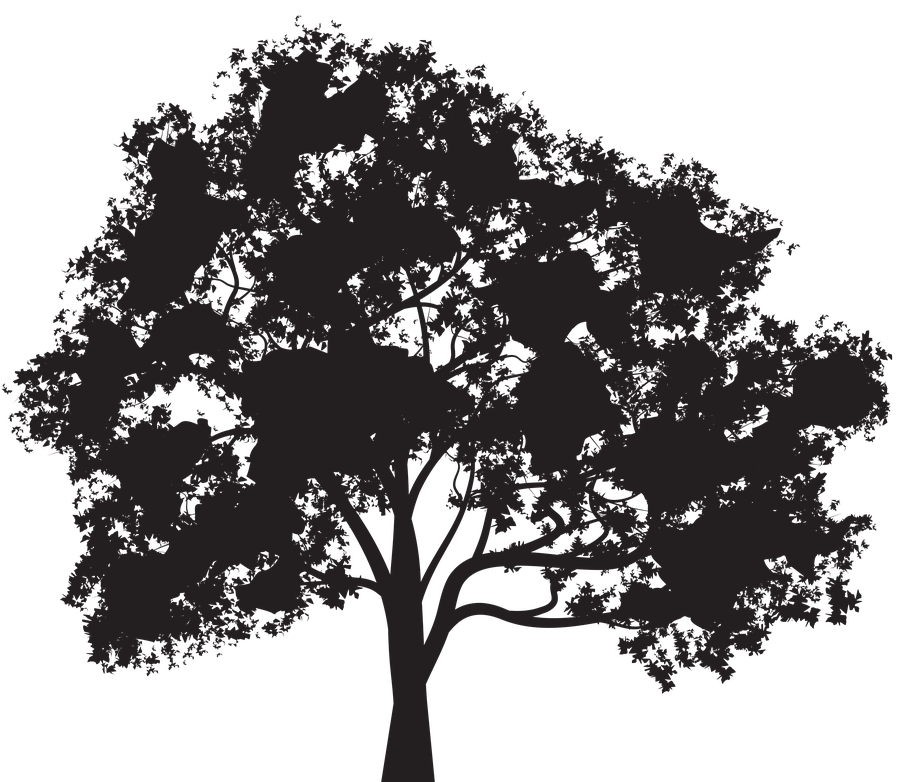
#> input picture input/arbre.png, 902 x 782 px, shrunk from 8000 x 6936 before the run
$ python -i preset_detect.py   (imports and definitions only)
#> lines starting #> are read from the running program, lines starting #| are printed output that depends on the picture
#> further down, picture is the input picture: PIL image 902x782 RGBA; mean R, G, B, A 18, 15.8, 16.3, 117.7
"""Détection automatique du preset intégré adapté à une image.

Module pur, sans GUI ni thread : `detect_preset()` classe une image PIL en
« bw » (trait, deux tons), « poster » (peu de couleurs plates) ou « photo »
(le reste) d'après deux mesures bon marché sur une vignette de 256 px —
bimodalité de l'histogramme de luminance et saturation moyenne, puis
dénombrement des couleurs après quantification.

L'image passée en argument n'est JAMAIS mutée : la vignette part d'un
`convert("RGBA")` (tampon privé, gère aussi P/L/CMYK) avant le
`thumbnail()` in-place — appelable depuis un thread worker pendant que la
thread GUI partage l'objet.
"""

from PIL import Image, ImageStat

_THUMB = 256            # côté max de la vignette analysée
_BW_TOP2_MIN = 0.88     # part des 2 bins de luminance dominants (16 bins)
_BW_SAT_MAX = 0.10      # saturation moyenne max pour conclure « deux tons »
_POSTER_COLORS = 16     # au plus ce nombre de couleurs plates → poster
_QUANT_COLORS = 32      # palette demandée à MEDIANCUT avant dénombrement


def detect_preset(pil_image: Image.Image) -> str:
    """Rend "bw", "poster" ou "photo" pour l'image PIL donnée.

    L'ordre des règles importe : un logo bicolore antialiasé a des bords
    gris (bins intermédiaires) mais reste bw ; un logo à trois couleurs
    plates peut atteindre un top2 élevé en luminance, la saturation le
    sort de bw ; une rampe de gris multi-tonalités n'est PAS du trait.
    """
    # Vignette privée : convert() copie avant le thumbnail() in-place.
    thumb = pil_image.convert("RGBA")
    thumb.thumbnail((_THUMB, _THUMB), Image.BILINEAR)
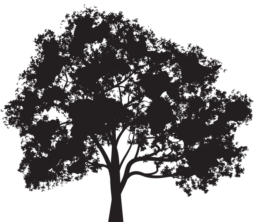
#> thumb: PIL image 256x222 RGBA; mean R, G, B, A 20, 17.6, 18.2, 117.7; transparent parts drawn white

    # Aplat sur blanc (cohérent avec flatten_to_gray du service) : un fond
    # transparent ne doit ni compter comme couleur ni fuiter en saturation.
    flat = Image.new("RGB", thumb.size, (255, 255, 255))
#> flat: PIL image 256x222 RGB; every value is 255
    flat.paste(thumb, mask=thumb.getchannel("A"))

    if _is_bw(flat):
        return "bw"
    if _is_poster(flat):
        return "poster"
    return "photo"


def _is_bw(flat: Image.Image) -> bool:
    """Deux tons : l'histogramme de luminance replié en 16 bins uniformes
    est dominé par ses deux plus gros bins, et la saturation est faible."""
    hist = flat.convert("L").histogram()          # 256 bins
#> hist = 256 values, max 23753 at index 255, min 0 at index 0, mean 222
    total = sum(hist)
#> total = 56832
    if total <= 0:
        return False
    bins = [0] * 16
    for value, count in enumerate(hist):
        bins[value * 16 // 256] += count
#> this loop made 256 passes
#> count on passes 1 to 3: 0, 0, 0
#> after the loop, bins = [0, 0, 19568, 1891, 1441, 1164, 948, 969, 751, 796, 760, 701, 777, 822, 857, 25387]
    top2 = sum(sorted(bins, reverse=True)[:2]) / total
#> top2 = 0.791
    sat = ImageStat.Stat(flat.convert("HSV")).mean[1] / 255
#> sat = 0.0427
    return top2 >= _BW_TOP2_MIN and sat <= _BW_SAT_MAX


def _is_poster(flat: Image.Image) -> bool:
    """Peu de couleurs plates : après quantification MEDIANCUT, l'image
    entière se ramène à un petit nombre de couleurs distinctes."""
    quant = flat.quantize(colors=_QUANT_COLORS, method=Image.MEDIANCUT)
    # getcolors() : un couple par couleur réellement utilisée — jamais
    # None ici, une palette 32 tons ne peut pas dépasser maxcolors=256.
    return len(quant.getcolors()) <= _POSTER_COLORS

>>> from PIL import Image
>>> picture = Image.open('../input/arbre.png')
>>> result = detect_preset(picture)
#> result = 'photo'
